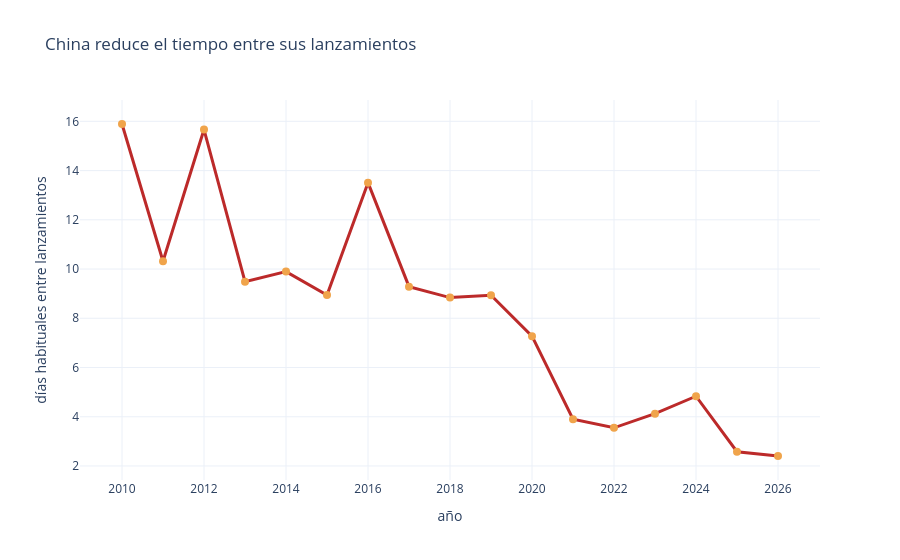

This figure's notebook cell:
### Code cell
# ordeno los lanzamientos cronológicamente
df = df.sort_values(
    "fecha_hora"
).reset_index(drop=True)

# calculo los días entre lanzamientos del mismo año
df["dias_desde_anterior"] = (
    df.groupby("anio")["fecha_hora"]
    .diff()
    .dt.total_seconds()
    .div(86400)
)

# calculo la espera mediana de cada año
cadencia_anual = (
    df.groupby("anio")
    .agg(
        espera_mediana=(
            "dias_desde_anterior",
            "median"
        )
    )
    .reset_index()
)

# selecciono el periodo más relevante
cadencia_grafico = cadencia_anual.loc[
    cadencia_anual["anio"] >= 2010
].copy()

# creo el gráfico interactivo
fig_cadencia = px.line(
    cadencia_grafico,
    x="anio",
    y="espera_mediana",
    markers=True,
    title=(
        "China reduce el tiempo entre "
        "sus lanzamientos"
    ),
    labels={
        "anio": "año",
        "espera_mediana": (
            "días habituales entre lanzamientos"
        )
    }
)

fig_cadencia.update_traces(
    line={
        "color": "#bc2a2a",
        "width": 3
    },
    marker={
        "size": 8,
        "color": "#f0a44b"
    }
)

fig_cadencia.update_layout(
    template="plotly_white",
    hovermode="x unified"
)

fig_cadencia.show()

# guardo el gráfico interactivo
fig_cadencia.write_html(
    "cadencia_lanzamientos_china.html",
    include_plotlyjs="cdn"
)

### Figure 1 — Plotly figure (JSON) as saved in the notebook; plotly's stock layout.template omitted (floating-point values rounded to 4 significant figures)
{"data": [{"hovertemplate": "año=%{x}<br>días habituales entre lanzamientos=%{y}<extra></extra>", "legendgroup": "", "line": {"color": "#bc2a2a", "dash": "solid", "width": 3}, "marker": {"color": "#f0a44b", "size": 8, "symbol": "circle"}, "mode": "lines+markers", "name": "", "orientation": "v", "showlegend": false, "type": "scatter", "x": [2010, 2011, 2012, 2013, 2014, 2015, 2016, 2017, 2018, 2019, 2020, 2021, 2022, 2023, 2024, 2025, 2026], "xaxis": "x", "y": [15.89, 10.32, 15.67, 9.483, 9.896, 8.944, 13.51, 9.285, 8.84, 8.938, 7.275, 3.902, 3.55, 4.124, 4.833, 2.579, 2.406], "yaxis": "y"}], "layout": {"hovermode": "x unified", "legend": {"tracegroupgap": 0}, "title": {"text": "China reduce el tiempo entre sus lanzamientos"}, "xaxis": {"anchor": "y", "domain": [0, 1], "title": {"text": "año"}}, "yaxis": {"anchor": "x", "domain": [0, 1], "title": {"text": "días habituales entre lanzamientos"}}}}
